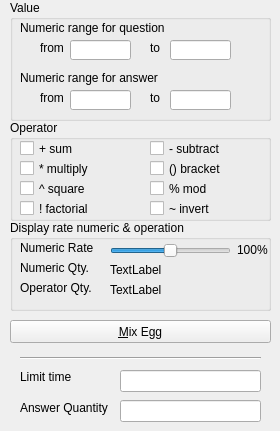
    <widget class="QWidget" name="tabGeneral" >
     <attribute name="title" >
      <string>General</string>
     </attribute>
     <widget class="QLabel" name="label_36" >
      <property name="geometry" >
       <rect>
        <x>20</x>
        <y>370</y>
        <width>56</width>
        <height>13</height>
       </rect>
      </property>
      <property name="text" >
       <string>Limit time</string>
      </property>
     </widget>
     <widget class="QGroupBox" name="groupBox_5" >
      <property name="geometry" >
       <rect>
        <x>10</x>
        <y>120</y>
        <width>261</width>
        <height>101</height>
       </rect>
      </property>
      <property name="title" >
       <string>Operator</string>
      </property>
      <widget class="QCheckBox" name="squareCheckBox" >
       <property name="geometry" >
        <rect>
         <x>10</x>
         <y>60</y>
         <width>82</width>
         <height>17</height>
        </rect>
       </property>
       <property name="text" >
        <string>^ square</string>
       </property>
      </widget>
      <widget class="QCheckBox" name="bracketCheckBox" >
       <property name="geometry" >
        <rect>
         <x>140</x>
         <y>40</y>
         <width>82</width>
         <height>17</height>
        </rect>
       </property>
       <property name="text" >
        <string>() bracket</string>
       </property>
      </widget>
      <widget class="QCheckBox" name="sumCheckBox" >
       <property name="geometry" >
        <rect>
         <x>10</x>
         <y>20</y>
         <width>82</width>
         <height>17</height>
        </rect>
       </property>
       <property name="text" >
        <string>+ sum</string>
       </property>
      </widget>
      <widget class="QCheckBox" name="subtractCheckBox" >
       <property name="geometry" >
        <rect>
         <x>140</x>
         <y>20</y>
         <width>91</width>
         <height>17</height>
        </rect>
       </property>
       <property name="text" >
        <string>- subtract</string>
       </property>
       <property name="checked" >
        <bool>false</bool>
       </property>
      </widget>
      <widget class="QCheckBox" name="multiplyCheckBox" >
       <property name="geometry" >
        <rect>
         <x>10</x>
         <y>40</y>
         <width>82</width>
         <height>17</height>
        </rect>
       </property>
       <property name="text" >
        <string>* multiply</string>
       </property>
      </widget>
      <widget class="QCheckBox" name="modCheckBox" >
       <property name="geometry" >
        <rect>
         <x>140</x>
         <y>60</y>
         <width>82</width>
         <height>17</height>
        </rect>
       </property>
       <property name="text" >
        <string>% mod</string>
       </property>
      </widget>
      <widget class="QCheckBox" name="invertCheckBox" >
       <property name="geometry" >
        <rect>
         <x>140</x>
         <y>80</y>
         <width>82</width>
         <height>17</height>
        </rect>
       </property>
       <property name="text" >
        <string>~ invert</string>
       </property>
      </widget>
      <widget class="QCheckBox" name="factorialCheckBox" >
       <property name="geometry" >
        <rect>
         <x>10</x>
         <y>80</y>
         <width>82</width>
         <height>17</height>
        </rect>
       </property>
       <property name="text" >
        <string>! factorial</string>
       </property>
      </widget>
     </widget>
     <widget class="QGroupBox" name="groupBox_6" >
      <property name="geometry" >
       <rect>
        <x>10</x>
        <y>220</y>
        <width>261</width>
        <height>91</height>
       </rect>
      </property>
      <property name="title" >
       <string>Display rate numeric &amp;&amp; operation</string>
      </property>
      <widget class="QLabel" name="label_5" >
       <property name="geometry" >
        <rect>
         <x>10</x>
         <y>20</y>
         <width>81</width>
         <height>16</height>
        </rect>
       </property>
       <property name="text" >
        <string>Numeric Rate</string>
       </property>
      </widget>
      <widget class="QLabel" name="label_29" >
       <property name="geometry" >
        <rect>
         <x>227</x>
         <y>22</y>
         <width>31</width>
         <height>16</height>
        </rect>
       </property>
       <property name="text" >
        <string>100%</string>
       </property>
      </widget>
      <widget class="QLabel" name="label_6" >
       <property name="geometry" >
        <rect>
         <x>10</x>
         <y>40</y>
         <width>81</width>
         <height>16</height>
        </rect>
       </property>
       <property name="text" >
        <string>Numeric Qty.</string>
       </property>
      </widget>
      <widget class="QLabel" name="label_7" >
       <property name="geometry" >
        <rect>
         <x>10</x>
         <y>60</y>
         <width>81</width>
         <height>16</height>
        </rect>
       </property>
       <property name="text" >
        <string>Operator Qty.</string>
       </property>
      </widget>
      <widget class="QSlider" name="numericRateHorizontalSlider" >
       <property name="geometry" >
        <rect>
         <x>100</x>
         <y>20</y>
         <width>121</width>
         <height>21</height>
        </rect>
       </property>
       <property name="maximum" >
        <number>100</number>
       </property>
       <property name="pageStep" >
        <number>7</number>
       </property>
       <property name="value" >
        <number>50</number>
       </property>
       <property name="sliderPosition" >
        <number>50</number>
       </property>
       <property name="orientation" >
        <enum>Qt::Horizontal</enum>
       </property>
      </widget>
      <widget class="QLabel" name="numericQtyTextLabel" >
       <property name="geometry" >
        <rect>
         <x>100</x>
         <y>40</y>
         <width>71</width>
         <height>20</height>
        </rect>
       </property>
       <property name="text" >
        <string>TextLabel</string>
       </property>
      </widget>
      <widget class="QLabel" name="operationQtyTextLabel" >
       <property name="geometry" >
        <rect>
         <x>100</x>
         <y>60</y>
         <width>81</width>
         <height>20</height>
        </rect>
       </property>
       <property name="text" >
        <string>TextLabel</string>
       </property>
      </widget>
     </widget>
     <widget class="QLabel" name="label_14" >
      <property name="geometry" >
       <rect>
        <x>20</x>
        <y>400</y>
        <width>91</width>
        <height>16</height>
       </rect>
      </property>
      <property name="text" >
       <string>Answer Quantity</string>
      </property>
     </widget>
     <widget class="QLineEdit" name="LimitTimeLineEdit" >
      <property name="geometry" >
       <rect>
        <x>120</x>
        <y>370</y>
        <width>141</width>
        <height>22</height>
       </rect>
      </property>
     </widget>
     <widget class="Line" name="line" >
      <property name="geometry" >
       <rect>
        <x>20</x>
        <y>350</y>
        <width>241</width>
        <height>16</height>
       </rect>
      </property>
      <property name="orientation" >
       <enum>Qt::Horizontal</enum>
      </property>
     </widget>
     <widget class="QLineEdit" name="AnswerQuantityLineEdit" >
      <property name="geometry" >
       <rect>
        <x>120</x>
        <y>400</y>
        <width>141</width>
        <height>22</height>
       </rect>
      </property>
     </widget>
     <widget class="QPushButton" name="mixEggPushButton" >
      <property name="geometry" >
       <rect>
        <x>10</x>
        <y>320</y>
        <width>261</width>
        <height>23</height>
       </rect>
      </property>
      <property name="text" >
       <string>&amp;Mix Egg</string>
      </property>
     </widget>
     <widget class="QGroupBox" name="groupBox_4" >
      <property name="geometry" >
       <rect>
        <x>10</x>
        <y>0</y>
        <width>261</width>
        <height>121</height>
       </rect>
      </property>
      <property name="title" >
       <string>Value</string>
      </property>
      <widget class="QLabel" name="label_8" >
       <property name="geometry" >
        <rect>
         <x>10</x>
         <y>20</y>
         <width>161</width>
         <height>16</height>
        </rect>
       </property>
       <property name="text" >
        <string>Numeric range for question</string>
       </property>
      </widget>
      <widget class="QLabel" name="label_9" >
       <property name="geometry" >
        <rect>
         <x>30</x>
         <y>40</y>
         <width>31</width>
         <height>16</height>
        </rect>
       </property>
       <property name="text" >
        <string>from</string>
       </property>
      </widget>
      <widget class="QLabel" name="label_11" >
       <property name="geometry" >
        <rect>
         <x>10</x>
         <y>70</y>
         <width>161</width>
         <height>16</height>
        </rect>
       </property>
       <property name="text" >
        <string>Numeric range for answer</string>
       </property>
      </widget>
      <widget class="QLabel" name="label_12" >
       <property name="geometry" >
        <rect>
         <x>30</x>
         <y>90</y>
         <width>31</width>
         <height>16</height>
        </rect>
       </property>
       <property name="text" >
        <string>from</string>
       </property>
      </widget>
      <widget class="QLabel" name="label_10" >
       <property name="geometry" >
        <rect>
         <x>140</x>
         <y>40</y>
         <width>16</width>
         <height>16</height>
        </rect>
       </property>
       <property name="text" >
        <string>to</string>
       </property>
      </widget>
      <widget class="QLabel" name="label_13" >
       <property name="geometry" >
        <rect>
         <x>140</x>
         <y>90</y>
         <width>16</width>
         <height>16</height>
        </rect>
       </property>
       <property name="text" >
        <string>to</string>
       </property>
      </widget>
      <widget class="QLineEdit" name="numericRangeQuestionToLineEdit" >
       <property name="geometry" >
        <rect>
         <x>160</x>
         <y>40</y>
         <width>61</width>
         <height>20</height>
        </rect>
       </property>
      </widget>
      <widget class="QLineEdit" name="numericRangeAnswerFromLineEdit" >
       <property name="geometry" >
        <rect>
         <x>60</x>
         <y>90</y>
         <width>61</width>
         <height>20</height>
        </rect>
       </property>
      </widget>
      <widget class="QLineEdit" name="numericRangeAnswerToLineEdit" >
       <property name="geometry" >
        <rect>
         <x>160</x>
         <y>90</y>
         <width>61</width>
         <height>20</height>
        </rect>
       </property>
      </widget>
      <widget class="QLineEdit" name="numericRangeQuestionFromLineEdit" >
       <property name="geometry" >
        <rect>
         <x>60</x>
         <y>40</y>
         <width>61</width>
         <height>20</height>
        </rect>
       </property>
       <property name="toolTip" >
        <string>저장하세요 ^^</string>
       </property>
      </widget>
     </widget>
    </widget>
